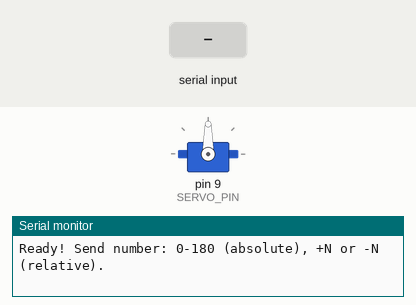
This sketch was run on a simulated Arduino Uno, built with avr-gcc and run on an emulated ATmega328P. On the bench: servo, the last lines printed to the serial monitor. The test bench sets the inputs (shaded band).

Above: at 1.5 s.
1.6 s: "0\n" received over Serial
At 3.1 s:
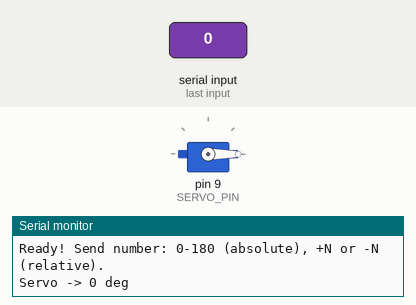
3.5 s: "200\n" received over the second serial link
At 5.5 s:
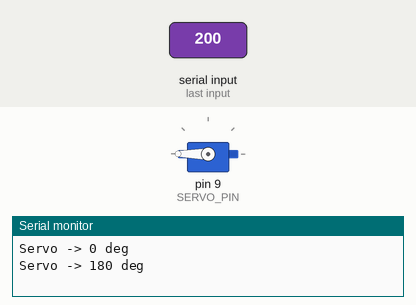
5.9 s: "90,45\n" received over Serial
At 6.05 s:
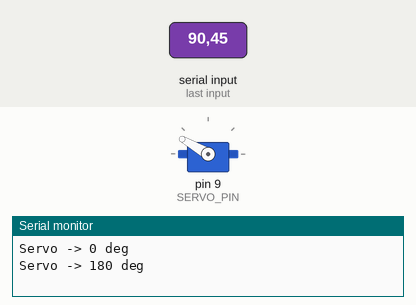
7.8 s: "200\n" received over Serial
At 8.17 s:
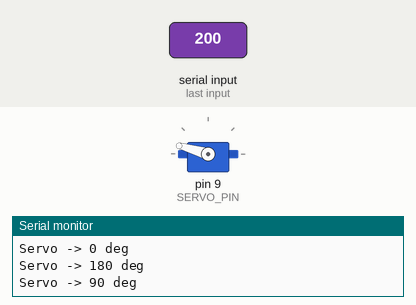
9.7 s: "30,150\n" received over the second serial link
At 10.8 s:
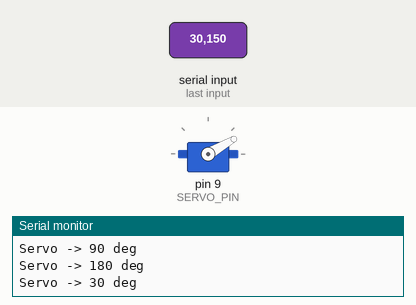
11.9 s: "0\n" received over the second serial link
At 13.0 s:
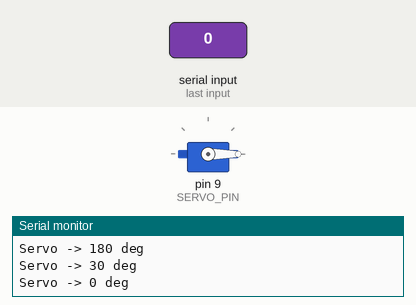
Timing chart, 0 to 14.5 s (numbered marks = the images above; inputs shaded):
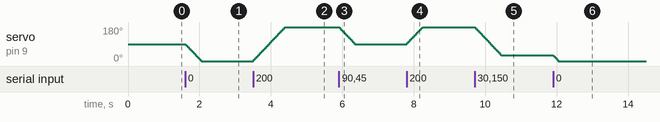

The sketch:

hc08-ble-servo-remote.ino
```cpp
#include <SoftwareSerial.h>
#include <Servo.h>

SoftwareSerial BLE(11, 12);
Servo servo;

const uint8_t SERVO_PIN = 9;
int currentPos = 90;
const int MIN_ANG = 0;
const int MAX_ANG = 180;

String bufBLE = "";
String bufUSB = "";

void moveServoSmooth(int target, int step = 2, int delayMs = 10) {
  target = constrain(target, MIN_ANG, MAX_ANG);
  if (target == currentPos) return;

  int dir = (target > currentPos) ? 1 : -1;
  while (currentPos != target) {
    currentPos += dir * step;
    if ((dir > 0 && currentPos > target) || (dir < 0 && currentPos < target)) {
      currentPos = target;
    }
    servo.write(currentPos);
    delay(delayMs);
  }
}

void handleLine(const String& line) {
  String s = line;
  s.trim();
  if (s.length() == 0) return;

  long newTarget;
  if (s[0] == '+' || s[0] == '-') {
    long delta = s.toInt();
    newTarget = currentPos + delta;
  } else {
    newTarget = s.toInt();
  }

  int clamped = constrain((int)newTarget, MIN_ANG, MAX_ANG);
  moveServoSmooth(clamped);

  String msg = "Servo -> " + String(currentPos) + " deg";
  Serial.println(msg);
  BLE.println(msg);
}

void readStreamToBuffer(Stream& src, String& buffer) {
  while (src.available()) {
    char c = (char)src.read();
    if (c == '\r') continue;
    if (c == '\n') {
      handleLine(buffer);
      buffer = "";
    } else {
      buffer += c;
      if (buffer.length() > 32) buffer = "";
    }
  }
}

void setup() {
  Serial.begin(115200);
  BLE.begin(9600);
  servo.attach(SERVO_PIN);
  servo.write(currentPos);
  delay(300);

  Serial.println("Ready! Send number: 0-180 (absolute), +N or -N (relative).");
  BLE.println("Ready! Send number: 0-180 (absolute), +N or -N (relative).");
}

void loop() {
  readStreamToBuffer(BLE,   bufBLE);
  readStreamToBuffer(Serial, bufUSB);
}
```

Measured:
- after the input at 1.6 s, servo on pin 9 (SERVO_PIN): moves from 90° to 0° over 0.44 s, starting at once
- after the input at 3.5 s, servo on pin 9 (SERVO_PIN): moves from 0° to 180° over 0.90 s, starting at once
- after the input at 5.9 s, servo on pin 9 (SERVO_PIN): moves from 180° to 90° over 0.44 s, starting at once
- after the input at 7.8 s, servo on pin 9 (SERVO_PIN): moves from 90° to 180° over 0.44 s, starting at once
- after the input at 9.7 s, servo on pin 9 (SERVO_PIN): moves from 180° to 30° over 0.75 s, starting at once
- after the input at 11.9 s, servo on pin 9 (SERVO_PIN): 30° → 0° at once
